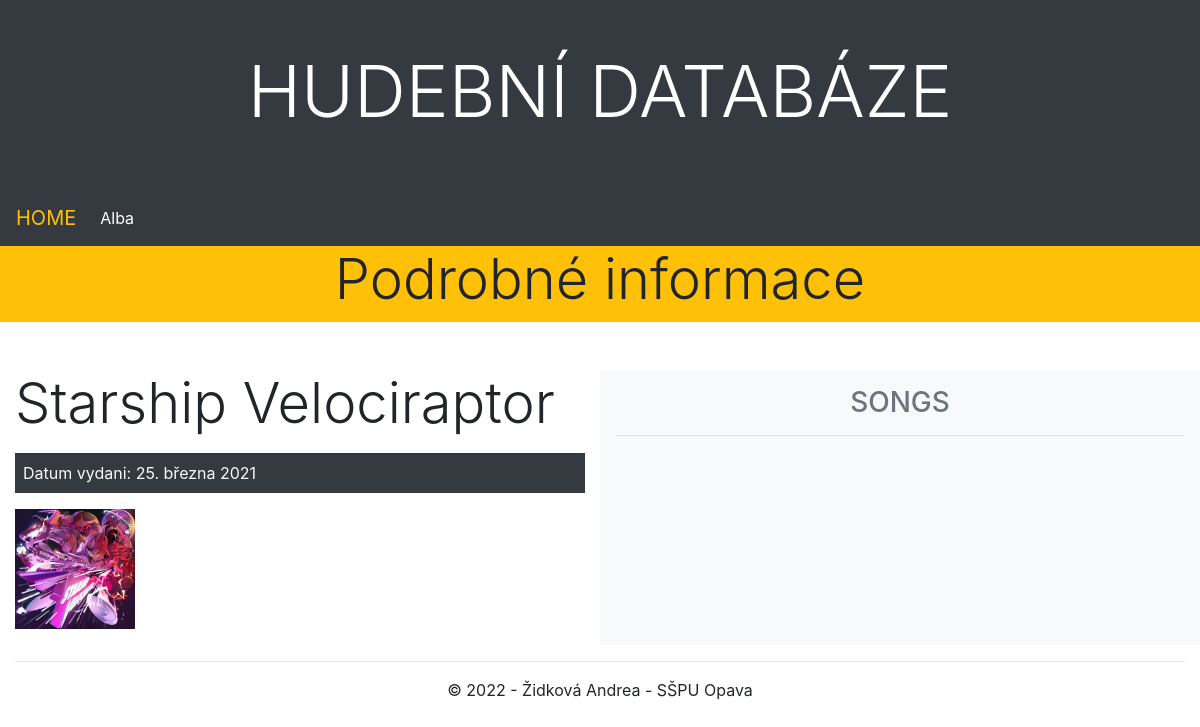
/databaze/album/3/, run on the app's committed database.
### databaze/models.py (models this page shows, shortened)
class Album(models.Model):
    nazev_album = models.CharField(max_length=100, verbose_name="Název")
    datum_vydani = models.DateField(blank=True, null=True,
                                    verbose_name="Datum vydání")
    zanr = models.ManyToManyField(Zanr)
    umelec = models.ManyToManyField(Umelec)
    cover = models.ImageField(blank=True, verbose_name="Cover",
                               upload_to=cover_path)
    class Meta:
        verbose_name = 'Album',
        verbose_name_plural = 'Alba'

### databaze/views.py (the view)
# urls.py: path('album/<int:pk>/', views.AlbumDetailView.as_view(), name='album_detail')
class AlbumDetailView(DetailView):
    model = Album
    context_object_name = 'album_detail'
    template_name = 'album/detail.html'

### databaze/templates/album/detail.html (shortened to what this page needs)
{% extends "base.html" %}
{% block content %}
<div class="row mb-3">
    <div class="col-sm-12 bg-warning">
        <h2 class="display-4 text-center">Podrobné informace</h2>
    </div>
</div>
<div class="row mt-5 mb-3">
    <div class="col-lg-6 mb-3">
        <h2 class="display-4 mb-3">{{ album_detail.nazev_album }}</h2>
        <div class="bg-dark text-light p-2 mb-3">Datum vydani: {{ album_detail.datum_vydani }}</div>
        <div class="row">
            <div class="col-md-3">
                {% if album_detail.cover %}
                 <a href="{{ album_detail.cover.url }}" data-toggle="lightbox" data-gallery="gallery">
                    <img src="{{ album_detail.cover.url }}" class="img-fluid" alt="Cover k albu">
                </a>
                {% endif %}
            </div>
            <div class="col">
            </div>
        </div>
    </div>
    <div class="col-lg-6 bg-light p-3">
        <h3 class="border-bottom pb-3 text-secondary text-center text-uppercase">Songs</h3>
    </div>
</div>
{% endblock %}

### data on the page
Album: nazev_album "Starship Velociraptor", datum_vydani "25. března 2021", cover (picture)
